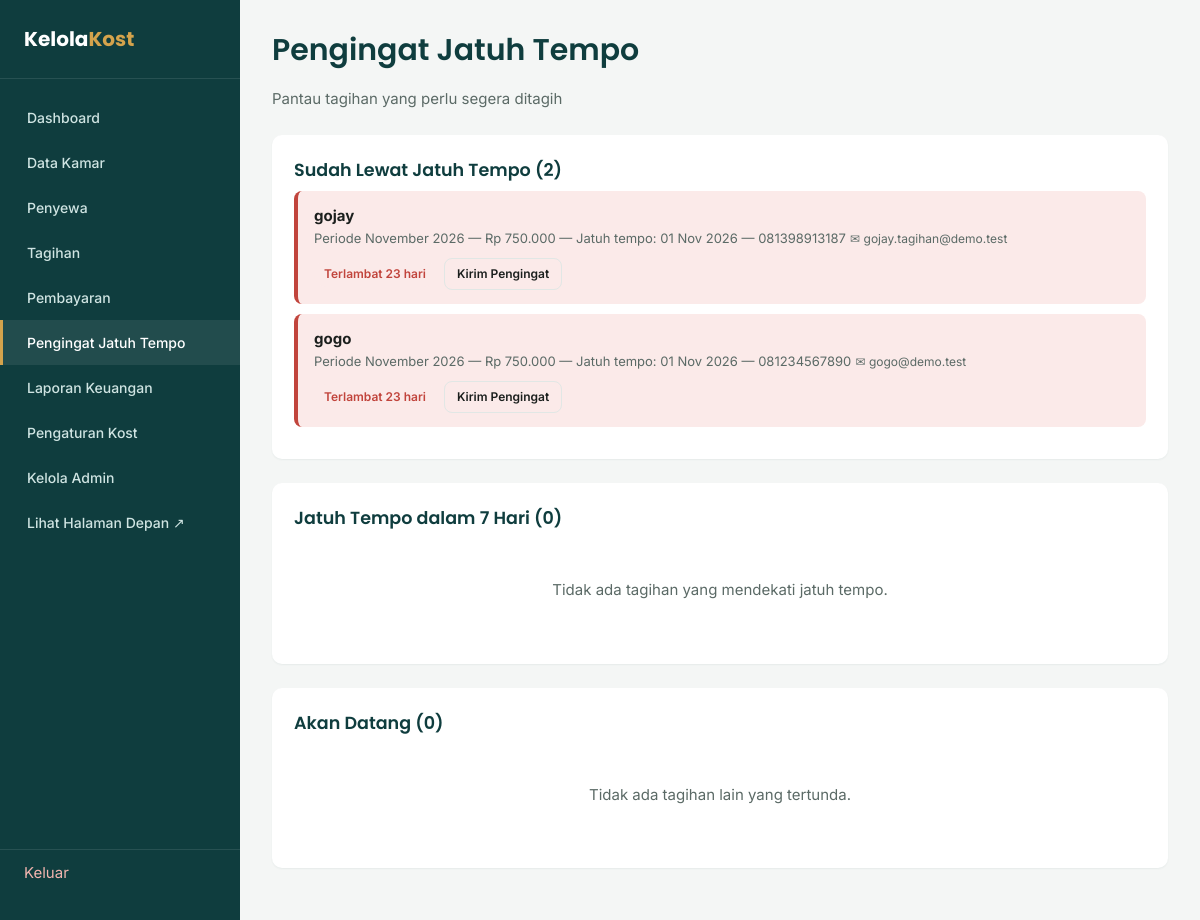
The app's page /pengingat.php (signed in) with its own data.
### tables this page shows
CREATE TABLE tagihan (
    id                  INT UNSIGNED  NOT NULL AUTO_INCREMENT,
    penyewa_id          INT UNSIGNED  NOT NULL,
    jumlah_tagihan      DECIMAL(12,2) NOT NULL DEFAULT 0,
    periode_bulan       TINYINT UNSIGNED NOT NULL,
    periode_tahun       SMALLINT UNSIGNED NOT NULL,
    tanggal_jatuh_tempo DATE          NOT NULL,
    status              ENUM('belum_lunas','lunas') NOT NULL DEFAULT 'belum_lunas',
    keterangan          VARCHAR(255)  NULL,
    created_at          TIMESTAMP     NOT NULL DEFAULT CURRENT_TIMESTAMP,
    PRIMARY KEY (id),
    KEY idx_tagihan_penyewa (penyewa_id),
    KEY idx_tagihan_periode (periode_tahun, periode_bulan),
    CONSTRAINT fk_tagihan_penyewa FOREIGN KEY (penyewa_id) REFERENCES penyewa (id)
        ON UPDATE CASCADE ON DELETE CASCADE
);

CREATE TABLE penyewa (
    id            INT UNSIGNED  NOT NULL AUTO_INCREMENT,
    nama          VARCHAR(100)  NOT NULL,
    kamar_id      INT UNSIGNED  NOT NULL,
    no_hp           VARCHAR(30)   NULL,
    email           VARCHAR(120)  NULL,
    email_penagihan VARCHAR(120)  NULL,
    no_ktp          VARCHAR(30)   NULL,
    tanggal_masuk DATE          NOT NULL,
    alamat_asal   TEXT          NULL,
    status        ENUM('aktif','nonaktif') NOT NULL DEFAULT 'aktif',
    password      VARCHAR(255)  NULL,
    created_at    TIMESTAMP     NOT NULL DEFAULT CURRENT_TIMESTAMP,
    PRIMARY KEY (id),
    UNIQUE KEY uq_penyewa_email (email),
    KEY idx_penyewa_kamar (kamar_id),
    CONSTRAINT fk_penyewa_kamar FOREIGN KEY (kamar_id) REFERENCES kamar (id)
        ON UPDATE CASCADE ON DELETE RESTRICT
);

### includes/functions.php (called while the page is built, shortened)
<?php
function e($value): string
{
    return htmlspecialchars((string) $value, ENT_QUOTES, 'UTF-8');
}
function rupiah($angka): string
{
    return 'Rp ' . number_format((float) $angka, 0, ',', '.');
}
function bulan_nama(int $bulan): string
{
    $daftar = [
        1 => 'Januari', 2 => 'Februari', 3 => 'Maret', 4 => 'April',
        5 => 'Mei', 6 => 'Juni', 7 => 'Juli', 8 => 'Agustus',
        9 => 'September', 10 => 'Oktober', 11 => 'November', 12 => 'Desember',
    ];
    return $daftar[$bulan] ?? '';
}
function bulan_singkat(int $bulan): string
{
    $daftar = [
        1 => 'Jan', 2 => 'Feb', 3 => 'Mar', 4 => 'Apr',
        5 => 'Mei', 6 => 'Jun', 7 => 'Jul', 8 => 'Agu',
        9 => 'Sep', 10 => 'Oct', 11 => 'Nov', 12 => 'Des',
    ];
    return $daftar[$bulan] ?? '';
}
function tanggal_id($tanggal): string
{
    $ts = strtotime($tanggal);
    return date('d', $ts) . ' ' . bulan_singkat((int) date('n', $ts)) . ' ' . date('Y', $ts);
}
function pengaturan(PDO $pdo): array
{
    static $data = null;
    if ($data === null) {
        $data = $pdo->query('SELECT * FROM pengaturan WHERE id = 1')->fetch();
    }
    return $data;
}
function email_penagihan(array $penyewa): string
{
    $email = trim((string) ($penyewa['email_penagihan'] ?? ''));
    if ($email === '') {
        $email = trim((string) ($penyewa['email'] ?? ''));
    }
    return $email;
}
function link_mailto(string $email, string $subjek, string $isi): string
{
    return 'mailto:' . rawurlencode($email)
        . '?subject=' . rawurlencode($subjek)
        . '&body=' . rawurlencode($isi);
}

### pengingat.php (the view, shortened to what this page needs)
<?php
require_once __DIR__ . '/koneksi.php';
$set        = pengaturan($pdo);
$daftar = $pdo->query("
    SELECT t.*, p.nama, p.no_hp, p.email, p.email_penagihan, k.nomor_kamar
    FROM tagihan t
    JOIN penyewa p ON p.id = t.penyewa_id
    LEFT JOIN kamar k ON k.id = p.kamar_id
    WHERE t.status = 'belum_lunas'
    ORDER BY t.tanggal_jatuh_tempo ASC, t.id ASC
")->fetchAll();
$hariIni    = strtotime(date('Y-m-d'));
$terlambat  = [];
$mendekati  = [];
$akanDatang = [];
foreach ($daftar as $t) {
    $selisih = (int) floor((strtotime($t['tanggal_jatuh_tempo']) - $hariIni) / 86400);
    $t['selisih'] = $selisih;
    if ($selisih < 0) {
        $terlambat[] = $t;
    } elseif ($selisih <= 7) {
        $mendekati[] = $t;
    } else {
        $akanDatang[] = $t;
    }
}
function render_reminder_item(array $t, array $set, string $badgeClass, string $badgeText, string $itemClass = ''): void
{
    $emailTagih = email_penagihan($t);
    $periode    = bulan_nama((int) $t['periode_bulan']) . ' ' . (int) $t['periode_tahun'];
    $subjek = 'Pengingat Tagihan ' . $set['nama_kost'] . ' — ' . $periode;
    $isi    = "Halo " . $t['nama'] . ",\n\n"
        . 'Kami mengingatkan tagihan sewa kamar ' . ($t['nomor_kamar'] ?? '-') . ' untuk periode ' . $periode . ' sebesar ' . rupiah($t['jumlah_tagihan']) . ".\n"
        . 'Jatuh tempo: ' . tanggal_id($t['tanggal_jatuh_tempo']) . ".\n\n"
        . "Silakan melakukan pembayaran melalui portal penyewa atau hubungi pengelola kost.\n\n"
        . 'Terima kasih,' . "\n" . $set['nama_kost'];
    ?>
    <div class="reminder-item <?= e($itemClass) ?>">
        <div class="info">
            <strong><?= e($t['nama']) ?></strong>
            <span>Periode <?= e($periode) ?> — <?= rupiah($t['jumlah_tagihan']) ?> — Jatuh tempo: <?= tanggal_id($t['tanggal_jatuh_tempo']) ?> — <?= e($t['no_hp']) ?></span>
            <span class="text-muted" style="font-size:12px;">✉ <?= e($emailTagih !== '' ? $emailTagih : 'Email penagihan belum diisi') ?></span>
        </div>
        <div style="display:flex; align-items:center; gap:8px; flex-wrap:wrap; justify-content:flex-end;">
            <span class="badge <?= e($badgeClass) ?>"><?= e($badgeText) ?></span>
            <?php if ($emailTagih !== ''): ?>
                <a href="<?= e(link_mailto($emailTagih, $subjek, $isi)) ?>" class="btn btn-outline btn-sm">Kirim Pengingat</a>
            <?php endif; ?>
        </div>
    </div>
    <?php
}
require __DIR__ . '/includes/header.php';
?>
<div class="topbar">
    <div>
        <h1>Pengingat Jatuh Tempo</h1>
        <p class="text-muted mb-0">Pantau tagihan yang perlu segera ditagih</p>
    </div>
</div>
<div class="card">
    <h3>Sudah Lewat Jatuh Tempo (<?= count($terlambat) ?>)</h3>
    <?php if (empty($terlambat)): ?>
        <div class="empty-state">Tidak ada tagihan yang lewat jatuh tempo.</div>
    <?php else: ?>
        <?php foreach ($terlambat as $t): ?>
            <?php render_reminder_item($t, $set, 'badge-danger', 'Terlambat ' . abs($t['selisih']) . ' hari', 'overdue'); ?>
        <?php endforeach; ?>
    <?php endif; ?>
</div>
<div class="card">
    <h3>Jatuh Tempo dalam 7 Hari (<?= count($mendekati) ?>)</h3>
    <?php if (empty($mendekati)): ?>
        <div class="empty-state">Tidak ada tagihan yang mendekati jatuh tempo.</div>
    <?php else: ?>
        <?php foreach ($mendekati as $t): ?>
            <?php render_reminder_item($t, $set, 'badge-warning', $t['selisih'] === 0 ? 'Hari ini' : $t['selisih'] . ' hari lagi'); ?>
        <?php endforeach; ?>
    <?php endif; ?>
</div>
<div class="card">
    <h3>Akan Datang (<?= count($akanDatang) ?>)</h3>
    <?php if (empty($akanDatang)): ?>
        <div class="empty-state">Tidak ada tagihan lain yang tertunda.</div>
    <?php else: ?>
        <?php foreach ($akanDatang as $t): ?>
            <?php render_reminder_item($t, $set, 'badge-neutral', $t['selisih'] . ' hari lagi'); ?>
        <?php endforeach; ?>
    <?php endif; ?>
</div>
<?php require __DIR__ . '/includes/footer.php'; ?>

### assets/css/style.css (style rules this page uses)
:root { --color-bg: #F4F6F5; --color-surface: #FFFFFF; --color-primary: #0F3D3E; --color-primary-light: #1B6B67; --color-accent: #D4A34C; --color-text: #1B1F1D; --color-text-muted:#5B6A66; --color-border: #E1E7E5; --color-success: #2E8B57; --color-success-bg:#E7F5EC; --color-danger: #C1443C; --color-danger-bg: #FBEAE9; --color-warning-bg:#FFF6E5; --radius: 10px; --shadow-sm: 0 1px 2px rgba(15, 61, 62, 0.06); --shadow-md: 0 4px 16px rgba(15, 61, 62, 0.08); --sidebar-width: 240px; --font-display: 'Poppins', sans-serif; --font-body: 'Inter', sans-serif; }
* { box-sizing: border-box; }
html, body { margin: 0; padding: 0; background: var(--color-bg); color: var(--color-text); font-family: var(--font-body); font-size: 15px; line-height: 1.5; }
h1, h2, h3, h4 { font-family: var(--font-display); font-weight: 600; margin: 0 0 8px 0; color: var(--color-primary); }
a { color: var(--color-primary-light); text-decoration: none; }
.topbar { display: flex; justify-content: space-between; align-items: center; margin-bottom: 24px; flex-wrap: wrap; gap: 12px; }
.card { background: var(--color-surface); border-radius: var(--radius); padding: 22px; box-shadow: var(--shadow-sm); margin-bottom: 24px; }
.btn { display: inline-block; padding: 10px 18px; border-radius: 8px; border: none; font-family: var(--font-body); font-weight: 600; font-size: 14px; cursor: pointer; text-align: center; }
.btn-outline { background: transparent; border: 1px solid var(--color-border); color: var(--color-text); }
.btn-sm { padding: 6px 12px; font-size: 12px; }
.badge { display: inline-block; padding: 4px 10px; border-radius: 999px; font-size: 12px; font-weight: 600; }
.badge-danger { background: var(--color-danger-bg); color: var(--color-danger); }
.empty-state { text-align: center; padding: 40px 20px; color: var(--color-text-muted); }
.reminder-item { display: flex; justify-content: space-between; align-items: center; padding: 14px 16px; border-radius: 8px; background: var(--color-warning-bg); margin-bottom: 10px; border-left: 4px solid var(--color-accent); flex-wrap: wrap; gap: 8px; }
.reminder-item.overdue { background: var(--color-danger-bg); border-left-color: var(--color-danger); }
.reminder-item .info strong { display: block; color: var(--color-text); }
.reminder-item .info span { font-size: 13px; color: var(--color-text-muted); }
.text-muted { color: var(--color-text-muted); }
.mb-0 { margin-bottom: 0; }

### records on screen
tagihan: penyewa.nama "gojay", periode "November 2026", jumlah_tagihan "Rp 750.000", tanggal_jatuh_tempo "01 Nov 2026", penyewa.no_hp "081398913187", penyewa.email_penagihan "gojay.tagihan@demo.test"
tagihan: penyewa.nama "gogo", periode "November 2026", jumlah_tagihan "Rp 750.000", tanggal_jatuh_tempo "01 Nov 2026", penyewa.no_hp "081234567890", penyewa.email "gogo@demo.test"

### other values on screen
count($terlambat) "2"
count($mendekati) "0"
count($akanDatang) "0"
